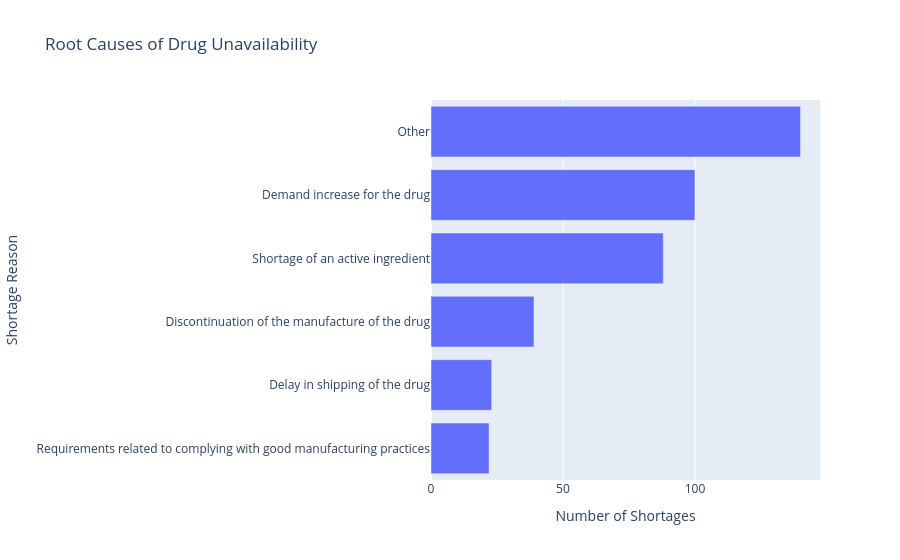

Notebook code cell kept with this figure:
### Markdown cell above
# Reasons for unavailability:
Creating a pie chart to figure out the share of causes resulting in unavailability

### Code cell
def hbar_category_distribution(df):
    df = df[(df['availability'] != 'Available') & (df['shortage_reason'] !='Not Applicable')]  # Filter to only include unavailable drugs
    shortage_counts = df.groupby('shortage_reason').size().reset_index(name='count').sort_values('count', ascending=True)
    shortage_counts = shortage_counts[shortage_counts['count'] > 20]  # Filter out reasons with very low counts
    shortage_counts.columns = ['shortage_reason', 'count']
    fig = px.bar(shortage_counts, 
             x='count', 
             y='shortage_reason',
             orientation='h',
             title='Root Causes of Drug Unavailability',
             labels={'shortage_reason': 'Shortage Reason', 'count': 'Number of Shortages'})
    fig.show()
hbar_category_distribution(df)

### Figure 1 — Plotly figure (JSON) as saved in the notebook; plotly's stock layout.template omitted (floating-point values rounded to 4 significant figures)
{"data": [{"hovertemplate": "Number of Shortages=%{x}<br>Shortage Reason=%{y}<extra></extra>", "legendgroup": "", "marker": {"color": "#636efa", "pattern": {"shape": ""}}, "name": "", "orientation": "h", "showlegend": false, "textposition": "auto", "type": "bar", "x": [22, 23, 39, 88, 100, 140], "xaxis": "x", "y": ["Requirements related to complying with good manufacturing practices", "Delay in shipping of the drug", "Discontinuation of the manufacture of the drug", "Shortage of an active ingredient", "Demand increase for the drug", "Other"], "yaxis": "y"}], "layout": {"barmode": "relative", "legend": {"tracegroupgap": 0}, "title": {"text": "Root Causes of Drug Unavailability"}, "xaxis": {"anchor": "y", "domain": [0, 1], "title": {"text": "Number of Shortages"}}, "yaxis": {"anchor": "x", "domain": [0, 1], "title": {"text": "Shortage Reason"}}}}
